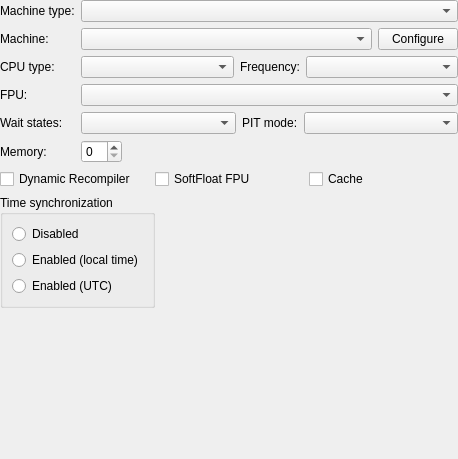
<?xml version="1.0" encoding="UTF-8"?>
<ui version="4.0">
 <class>SettingsMachine</class>
 <widget class="QWidget" name="SettingsMachine">
  <property name="geometry">
   <rect>
    <x>0</x>
    <y>0</y>
    <width>458</width>
    <height>459</height>
   </rect>
  </property>
  <property name="windowTitle">
   <string>Form</string>
  </property>
  <layout class="QVBoxLayout">
   <property name="leftMargin">
    <number>0</number>
   </property>
   <property name="topMargin">
    <number>0</number>
   </property>
   <property name="rightMargin">
    <number>0</number>
   </property>
   <property name="bottomMargin">
    <number>0</number>
   </property>
   <item>
    <widget class="QWidget" name="widget" native="true">
     <layout class="QGridLayout" name="gridLayout">
      <property name="leftMargin">
       <number>0</number>
      </property>
      <property name="topMargin">
       <number>0</number>
      </property>
      <property name="rightMargin">
       <number>0</number>
      </property>
      <property name="bottomMargin">
       <number>0</number>
      </property>
      <item row="0" column="1">
       <widget class="QComboBox" name="comboBoxMachineType">
        <property name="maxVisibleItems">
         <number>30</number>
        </property>
       </widget>
      </item>
      <item row="3" column="0">
       <widget class="QLabel" name="label_4">
        <property name="text">
         <string>FPU:</string>
        </property>
       </widget>
      </item>
      <item row="5" column="0">
       <widget class="QLabel" name="label_6">
        <property name="text">
         <string>Memory:</string>
        </property>
       </widget>
      </item>
      <item row="3" column="1">
       <widget class="QComboBox" name="comboBoxFPU">
        <property name="maxVisibleItems">
         <number>30</number>
        </property>
       </widget>
      </item>
      <item row="5" column="1">
       <widget class="QSpinBox" name="spinBoxRAM">
        <property name="sizePolicy">
         <sizepolicy hsizetype="Maximum" vsizetype="Fixed">
          <horstretch>0</horstretch>
          <verstretch>0</verstretch>
         </sizepolicy>
        </property>
       </widget>
      </item>
      <item row="0" column="0">
       <widget class="QLabel" name="label">
        <property name="text">
         <string>Machine type:</string>
        </property>
       </widget>
      </item>
      <item row="2" column="0">
       <widget class="QLabel" name="label_3">
        <property name="text">
         <string>CPU type:</string>
        </property>
       </widget>
      </item>
      <item row="2" column="1">
       <widget class="QWidget" name="widget_2" native="true">
        <layout class="QHBoxLayout" name="horizontalLayout">
         <property name="leftMargin">
          <number>0</number>
         </property>
         <property name="topMargin">
          <number>0</number>
         </property>
         <property name="rightMargin">
          <number>0</number>
         </property>
         <property name="bottomMargin">
          <number>0</number>
         </property>
         <item>
          <widget class="QComboBox" name="comboBoxCPU">
           <property name="sizePolicy">
            <sizepolicy hsizetype="MinimumExpanding" vsizetype="Fixed">
             <horstretch>0</horstretch>
             <verstretch>0</verstretch>
            </sizepolicy>
           </property>
           <property name="maxVisibleItems">
            <number>30</number>
           </property>
          </widget>
         </item>
         <item>
          <widget class="QLabel" name="label_7">
           <property name="text">
            <string>Frequency:</string>
           </property>
           <property name="alignment">
            <set>Qt::AlignLeading|Qt::AlignLeft|Qt::AlignVCenter</set>
           </property>
          </widget>
         </item>
         <item>
          <widget class="QComboBox" name="comboBoxSpeed">
           <property name="sizePolicy">
            <sizepolicy hsizetype="Expanding" vsizetype="Fixed">
             <horstretch>0</horstretch>
             <verstretch>0</verstretch>
            </sizepolicy>
           </property>
           <property name="maxVisibleItems">
            <number>30</number>
           </property>
          </widget>
         </item>
        </layout>
       </widget>
      </item>
      <item row="4" column="0">
       <widget class="QLabel" name="label_5">
        <property name="text">
         <string>Wait states:</string>
        </property>
       </widget>
      </item>
      <item row="1" column="0">
       <widget class="QLabel" name="label_2">
        <property name="text">
         <string>Machine:</string>
        </property>
       </widget>
      </item>
      <item row="1" column="1">
       <widget class="QWidget" name="widget_3" native="true">
        <layout class="QHBoxLayout" name="horizontalLayout_2">
         <property name="leftMargin">
          <number>0</number>
         </property>
         <property name="topMargin">
          <number>0</number>
         </property>
         <property name="rightMargin">
          <number>0</number>
         </property>
         <property name="bottomMargin">
          <number>0</number>
         </property>
         <item>
          <widget class="QComboBox" name="comboBoxMachine">
           <property name="maxVisibleItems">
            <number>30</number>
           </property>
          </widget>
         </item>
         <item>
          <widget class="QPushButton" name="pushButtonConfigure">
           <property name="sizePolicy">
            <sizepolicy hsizetype="Maximum" vsizetype="Fixed">
             <horstretch>0</horstretch>
             <verstretch>0</verstretch>
            </sizepolicy>
           </property>
           <property name="text">
            <string>Configure</string>
           </property>
          </widget>
         </item>
        </layout>
       </widget>
      </item>
      <item row="4" column="1">
       <widget class="QWidget" name="widget_4" native="true">
        <layout class="QHBoxLayout" name="horizontalLayout_3">
         <property name="leftMargin">
          <number>0</number>
         </property>
         <property name="topMargin">
          <number>0</number>
         </property>
         <property name="rightMargin">
          <number>0</number>
         </property>
         <property name="bottomMargin">
          <number>0</number>
         </property>
         <item>
          <widget class="QComboBox" name="comboBoxWaitStates">
           <property name="sizePolicy">
            <sizepolicy hsizetype="MinimumExpanding" vsizetype="Fixed">
             <horstretch>0</horstretch>
             <verstretch>0</verstretch>
            </sizepolicy>
           </property>
           <property name="maxVisibleItems">
            <number>30</number>
           </property>
          </widget>
         </item>
         <item>
          <widget class="QLabel" name="label_8">
           <property name="text">
            <string>PIT mode:</string>
           </property>
          </widget>
         </item>
         <item>
          <widget class="QComboBox" name="comboBoxPitMode">
           <property name="sizePolicy">
            <sizepolicy hsizetype="Expanding" vsizetype="Fixed">
             <horstretch>0</horstretch>
             <verstretch>0</verstretch>
            </sizepolicy>
           </property>
           <property name="maxVisibleItems">
            <number>30</number>
           </property>
          </widget>
         </item>
        </layout>
       </widget>
      </item>
     </layout>
    </widget>
   </item>
   <item>
    <widget class="QWidget" name="widget_6" native="true">
     <layout class="QHBoxLayout" name="horizontalLayout_5">
      <property name="leftMargin">
       <number>0</number>
      </property>
      <property name="topMargin">
       <number>0</number>
      </property>
      <property name="rightMargin">
       <number>0</number>
      </property>
      <property name="bottomMargin">
       <number>0</number>
      </property>
      <item>
       <widget class="QCheckBox" name="checkBoxDynamicRecompiler">
        <property name="sizePolicy">
         <sizepolicy hsizetype="Minimum" vsizetype="Fixed">
          <horstretch>1</horstretch>
          <verstretch>1</verstretch>
         </sizepolicy>
        </property>
        <property name="text">
         <string>Dynamic Recompiler</string>
        </property>
       </widget>
      </item>
      <item>
       <widget class="QCheckBox" name="checkBoxFPUSoftfloat">
        <property name="sizePolicy">
         <sizepolicy hsizetype="Minimum" vsizetype="Fixed">
          <horstretch>1</horstretch>
          <verstretch>1</verstretch>
         </sizepolicy>
        </property>
        <property name="text">
         <string>SoftFloat FPU</string>
        </property>
       </widget>
      </item>
      <item>
       <widget class="QCheckBox" name="checkBoxCache">
        <property name="sizePolicy">
         <sizepolicy hsizetype="Minimum" vsizetype="Fixed">
          <horstretch>1</horstretch>
          <verstretch>1</verstretch>
         </sizepolicy>
        </property>
        <property name="text">
         <string>Cache</string>
        </property>
       </widget>
      </item>
     </layout>
    </widget>
   </item>
   <item>
    <widget class="QGroupBox" name="groupBox">
     <property name="sizePolicy">
      <sizepolicy hsizetype="Maximum" vsizetype="Preferred">
       <horstretch>0</horstretch>
       <verstretch>0</verstretch>
      </sizepolicy>
     </property>
     <property name="title">
      <string>Time synchronization</string>
     </property>
     <layout class="QVBoxLayout" name="verticalLayout_2">
      <item>
       <widget class="QRadioButton" name="radioButtonDisabled">
        <property name="text">
         <string>Disabled</string>
        </property>
       </widget>
      </item>
      <item>
       <widget class="QRadioButton" name="radioButtonLocalTime">
        <property name="text">
         <string>Enabled (local time)</string>
        </property>
       </widget>
      </item>
      <item>
       <widget class="QRadioButton" name="radioButtonUTC">
        <property name="text">
         <string>Enabled (UTC)</string>
        </property>
       </widget>
      </item>
     </layout>
    </widget>
   </item>
   <item>
    <spacer name="verticalSpacer">
     <property name="orientation">
      <enum>Qt::Vertical</enum>
     </property>
     <property name="sizeHint" stdset="0">
      <size>
       <width>20</width>
       <height>40</height>
      </size>
     </property>
    </spacer>
   </item>
  </layout>
 </widget>
 <resources/>
 <connections/>
</ui>
